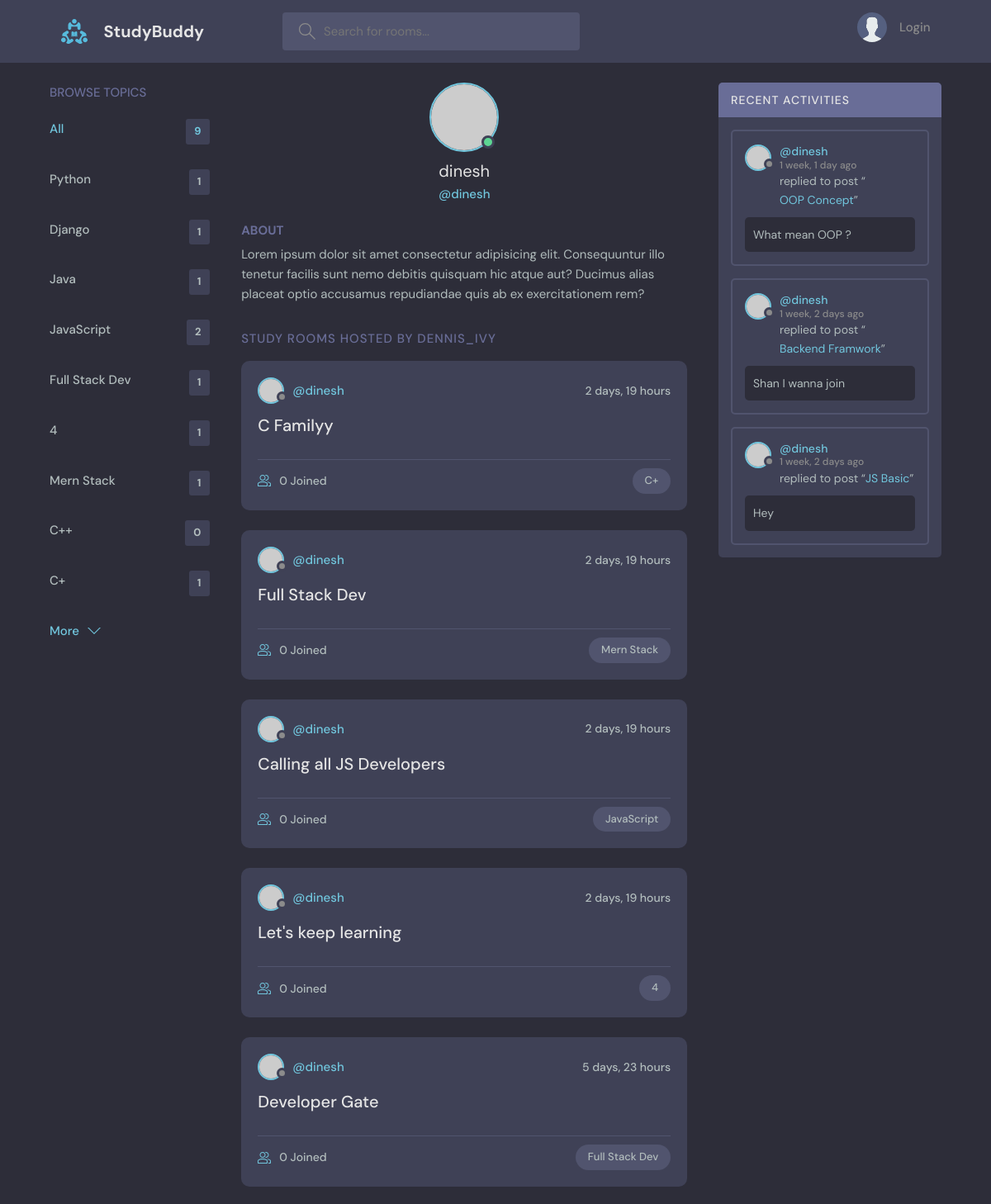
The app's page /profile/1/ (upper part), older data.
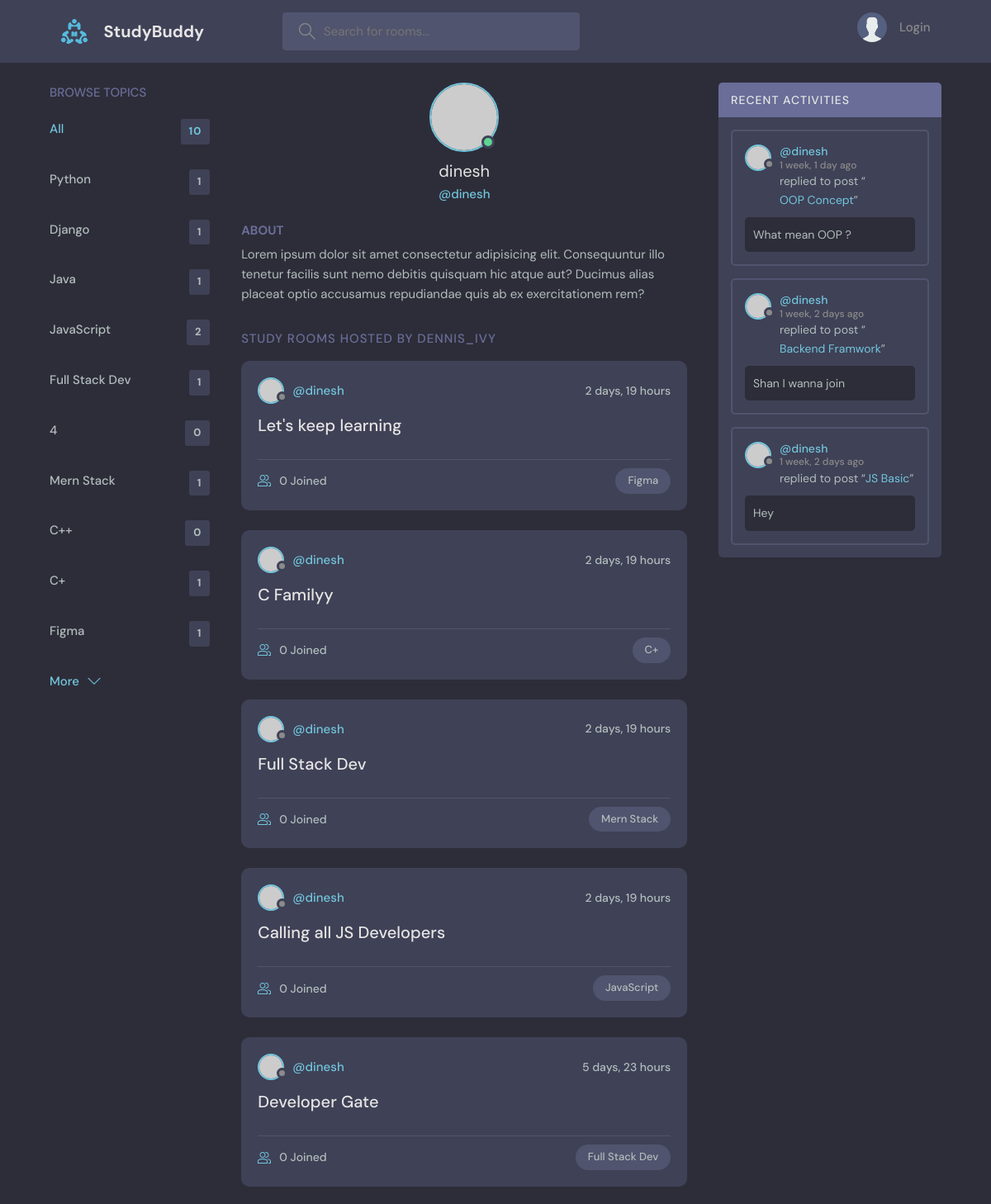
The same page, newer data.
### base/models.py (models this page shows, shortened)
class Topic(models.Model):
    name = models.CharField(max_length=200)

class Room(models.Model):
    host = models.ForeignKey(User, on_delete=models.SET_NULL, null=True)
    topic = models.ForeignKey(Topic, on_delete=models.SET_NULL, null=True)
    name = models.CharField(max_length=200)
    description = models.TextField(null=True, blank=True)
    participants = models.ManyToManyField(User, related_name='participants', blank=True)
    updated = models.DateTimeField(auto_now=True)
    created = models.DateTimeField(auto_now_add=True)
    class Meta:
        ordering = ['-updated','-created']

class Message(models.Model):
    user = models.ForeignKey(User, on_delete=models.CASCADE)
    room = models.ForeignKey(Room, on_delete=models.CASCADE)
    body = models.TextField()
    updated = models.DateTimeField(auto_now=True)
    created = models.DateTimeField(auto_now_add=True)
    class Meta:
        ordering = ['-updated','-created']

### base/views.py (the view)
# urls.py: path('profile/<str:pk>/', views.userProfile, name="user-profile"),
def userProfile(request, pk):
    user = User.objects.get(id=pk)
    rooms = user.room_set.all()
    room_messages = user.message_set.all()
    topics = Topic.objects.all()
    context = {'user':user, 'rooms':rooms, 'room_messages':room_messages, 'topics':topics}
    return render(request, 'base/profile.html', context)

### base/templates/base/profile.html (shortened to what this page needs)
{% extends 'main.html' %}
{% block content %}
  <main class="profile-page layout layout--3">
    <div class="container">
  {% include 'base/topics_component.html' %}
      <div class="roomList">
        <div class="profile">
          <div class="profile__avatar">
            <div class="avatar avatar--large active">
              <img src="https://randomuser.me/api/portraits/men/11.jpg" />
            </div>
          </div>
          <div class="profile__info">
            <h3>{{user.username}}</h3>
            <p>@{{user.username}}</p>
          </div>
          <div class="profile__about">
            <h3>About</h3>
            <p>
              Lorem ipsum dolor sit amet consectetur adipisicing elit. Consequuntur illo tenetur
              facilis sunt nemo debitis quisquam hic atque aut? Ducimus alias placeat optio
              accusamus repudiandae quis ab ex exercitationem rem?
            </p>
          </div>
        </div>
        <div class="roomList__header">
          <div>
            <h2>Study Rooms Hosted by dennis_ivy</a>
            </h2>
          </div>
        </div>
        {% include 'base/feed_component.html' %}
      </div>
      {% include 'base/activity_component.html' %}
    </div>
  </main>
{% endblock content %}

### base/templates/base/topics_component.html
<div class="topics">
    <div class="topics__header">
      <h2>Browse Topics</h2>
    </div>
    <ul class="topics__list">
      <li>
        <a href="{% url 'home' %}" class="active"> All <span> {{topics.count}} </span></a>
      </li>
      {% for topic in topics %}
      <li>
        <a href="{% url 'home' %}?q={{topic.name}}">{{topic.name}}<span>{{topic.room_set.all.count}}</span></a>
      </li>
      {% endfor %}
    </ul>
    <button class="btn btn--link" href="{% url 'topics' %}">
      More
      <svg version="1.1" xmlns="http://www.w3.org/2000/svg" width="32" height="32" viewBox="0 0 32 32">
        <title>chevron-down</title>
        <path d="M16 21l-13-13h-3l16 16 16-16h-3l-13 13z"></path>
      </svg>
    </button>
  </div>

### base/templates/base/feed_component.html (shortened to what this page needs)
    {% for room in rooms %}
    <div class="roomListRoom">
        <div class="roomListRoom__header">
        <a href="{% url 'user-profile' room.host.id%}" class="roomListRoom__author">
            <div class="avatar avatar--small">
            <img src="https://randomuser.me/api/portraits/women/11.jpg" />
            </div>
            <span>@{{room.host.username}}</span>
        </a>
        <div class="roomListRoom__actions">
            <span>{{room.created|timesince}}</span>
        </div>
        </div>
        <div class="roomListRoom__content">
        <a href="{% url 'room' room.id %}">{{room.name}}</a>
        </div>
        <div class="roomListRoom__meta">
        <a href="{% url 'room' room.id %}" class="roomListRoom__joined">
            {{room.participants.all.count}} Joined
        </a>
        <p class="roomListRoom__topic">{{room.topic.name}}</p>
        </div>
    </div>
    {% endfor %}

### base/templates/base/activity_component.html (shortened to what this page needs)
<div class="activities">
    <div class="activities__header">
      <h2>Recent Activities</h2>
    </div>
    {% for message in room_messages %}
    <div class="activities__box">
      <div class="activities__boxHeader roomListRoom__header">
        <a href="{% url 'user-profile' message.user.id %}" class="roomListRoom__author">
          <div class="avatar avatar--small">
            <img src="https://randomuser.me/api/portraits/women/11.jpg" />
          </div>
          <p>
            @{{message.user}}
            <span>{{message.created|timesince}} ago</span>
          </p>
        </a>
      </div>
      <div class="activities__boxContent">
        <p>replied to post “<a href="{% url 'room' message.room.id %}">{{message.room.name}}</a>”</p>
        <div class="activities__boxRoomContent">
         {{message.body}}
        </div>
      </div>
    </div>
    {% endfor %}
</div>

Row changes from the older to the newer data that the page shows:
computed for Topic (number 6 of 10 on the later page): room_set.all.count "1" → "0"
added Topic: name "Figma", room_set.all.count "1"
changed Room "Let's keep learning": topic.name "4" → "Figma"; moves up the list
Text that changed along with them:
{{ topics.count }}: "9" → "10"
